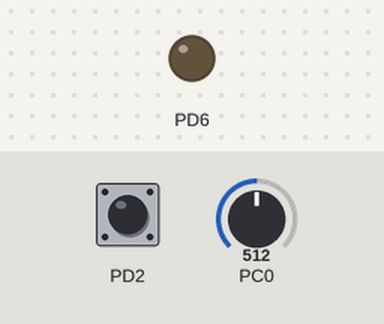
Simulated run of this program. Board: ATmega328P, built with avr-gcc and emulated at 16 MHz. Parts: output pins drawn as LEDs (lit = HIGH). Inputs (shaded band) come from the test bench; at power-on: PD2 HIGH, PC0 = 512.

Above: at 1.2 s.
1.3 s: PD2 pulled LOW for 0.15 s
At 2.6 s:
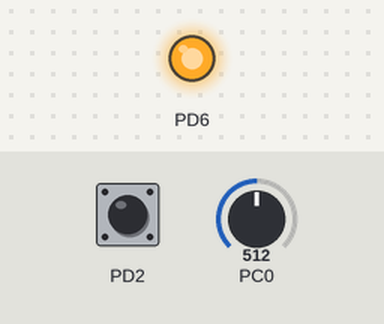
3.0 s: PD2 pulled LOW for 1 s
At 4.4 s:
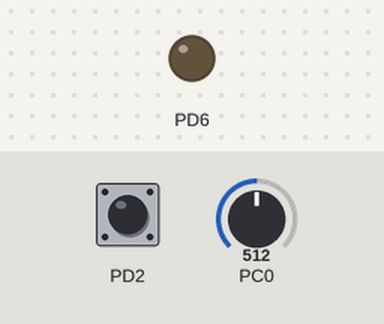
5.5 s: PD2 pulled LOW for 3.2 s
At 9.9 s:
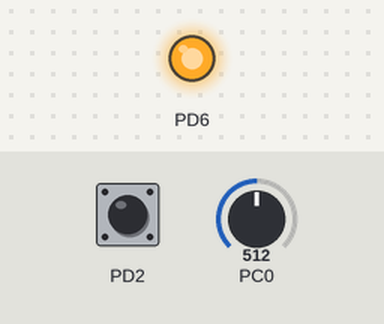
Timing chart, 0 to 11.4 s (numbered marks = the images above; inputs shaded):
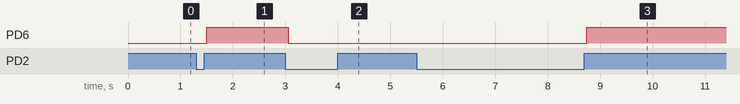

Measured:
- after the input at 1.3 s, PD6: LOW → HIGH after 0.20 s
- after the input at 3.0 s, PD6: HIGH → LOW after 0.05 s
- after the input at 5.5 s, PD6: LOW → HIGH after 3.3 s

The program:

main.c
```c
/*
 * 10.LM35_Cooling_System.c
 *
 * Created: 13-06-2026 19:43:00
 * Author : kiran
 */
#define F_CPU 16000000UL
#include <avr/io.h>
#include <util/delay.h>

// Initialize hardware
void setup_hardware(void) {
	// Set Pin D6 as Output for the motor
	DDRD=DDRD|(1<<PD6);

	// Set Pin D2 as input for the Push-Button
	DDRD=DDRD&~(1<<PD2);
	PORTD=PORTD|(1<<PD2); // Turn on internal pull-up resistor

	// Configure Timer0 for fast PWM (Motor Speed Control) on pin D6
	TCCR0A=(1<<COM0A1)|(1<<WGM01)|(1<<WGM00);
	TCCR0B=(1<<CS01); // Set prescaler to 8 to turn on the timer
	OCR0A=0; // Start with the motor turned completely OFF

	// Configure the ADC for the LM 35 sensor on Pin A0
	ADMUX=(1<<REFS0); // 5V AS MEASUREMENT GUIDE
	ADCSRA=(1<<ADEN)|(1<<ADPS2)|(1<<ADPS1)|(1<<ADPS0); // Turn ADC ON
}

// READ TEMPERATURE FUNCTION
int get_temperature(void) {
	ADCSRA=ADCSRA|(1<<ADSC); // Tell Pin A0 to read the sensor

	while(ADCSRA&(1<<ADSC)) {
		// Wait here till chip finishes reading sensor
	}

	int raw_value=ADC;  // Get the raw number (0 to 1023)
	int celsius=raw_value/2; // Raw number into degree celsius

	return celsius;
}


int main(void)
{
   setup_hardware(); // Run the setup code once

   int system_is_on=0; // Tracks if system is ON(1) or OFF(0)

   while(1) {
	   // If Pin D2 reads 0, the button is being held down
	   if((PIND&(1<<PD2))==0) {

		   _delay_ms(50); // Wait 50ms to ignore button static/vibration(Debounce)

		   if((PIND&(1<<PD2))==0) { // If it is still presses...

			   if(system_is_on==0) {
				   system_is_on=1; // Turn system ON
			   } else {
				   system_is_on=0; // Turn system OFF
				   OCR0A=0; // Turns OFF the monitor..
			   }

			   // Wait right here until finger lifted completely off the button
			   while((PIND&(1<<PD2))==0) {
				   // Do nothing, just wait..
			   }
			   _delay_ms(50); // Wait 50 ms after release to ensure clean stop

	}
}

// Automated Fan Logic
// Only run the cooling logic if system turned ON
if(system_is_on==1) {

	int current_temp=get_temperature(); // Ask function for the temperature

	if(current_temp<25) {
		OCR0A=0;  // Under 25 degree: Turn motor completely OFF
	}
	else if(current_temp>=25 && current_temp<35) {
		OCR0A=100;  // Between 25 and 34 degree celsius: Run motor at medium speed
	}
	else {
		OCR0A=255;  // 35 degree or hotter: Run motor at maximum speed
	}
}

_delay_ms(100); // Wait 1/10th of second before repeating the loop

	   }
	   return 0;
   }
```
